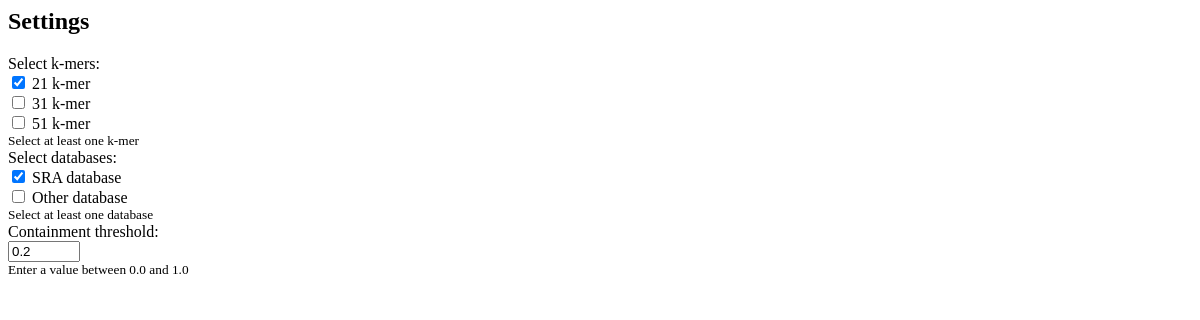
/mgw_api/settings/ (signed in), run on an earlier commit of the app's database.
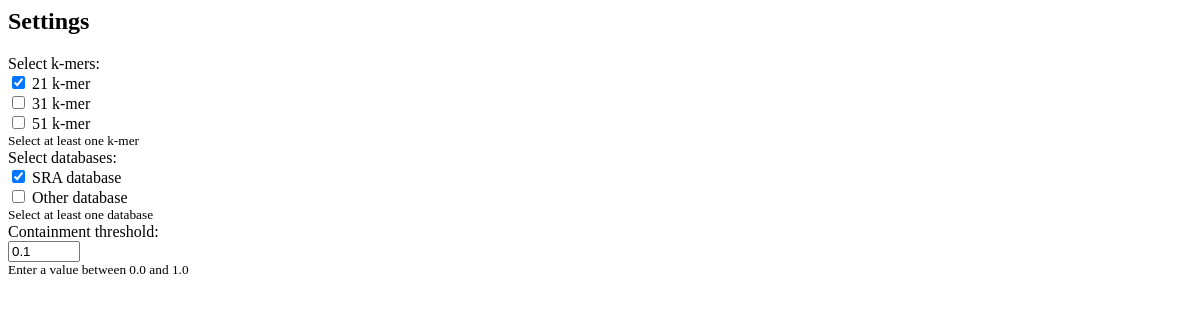
And on a later commit of the database.
### mgw_api/models.py (models this page shows, shortened)
class Settings(models.Model):
    user = models.OneToOneField(User, on_delete=models.CASCADE)
    kmer = models.JSONField(default=list, help_text="List of k-mers")
    database = models.JSONField(default=list, help_text="List of databases")
    containment = models.FloatField(default=0.10, help_text="Containment value (between 0 and 1)")

### mgw_api/views.py (the view)
# urls.py: path("settings/", views.settings, name="settings"),
@login_required
def settings(request):
    sourmash_settings, created = Settings.objects.get_or_create(user=request.user)
    if request.method == "POST":
        settings_form = SettingsForm(request.POST, instance=sourmash_settings)
        if settings_form.is_valid():
            settings_form.save()
            messages.success(request, 'Settings have been successfully saved.')
            return redirect(reverse("mgw_api:settings"))
        else:
            messages.error(request, 'Please correct the errors below.')
    else:
        initial_data = {
            'kmer': sourmash_settings.kmer if sourmash_settings.kmer else [21],
            'database': sourmash_settings.database if sourmash_settings.database else ["SRA"],
            'containment': sourmash_settings.containment if sourmash_settings.containment is not None else 0.10,
            }
        settings_form = SettingsForm(instance=sourmash_settings, initial=initial_data)
    return render(request, "mgw_api/settings.html", {"settings_form": settings_form})

### mgw_api/forms.py
class SettingsForm(forms.ModelForm):
    kmer = forms.MultipleChoiceField(
        choices=[(21, "21 k-mer"), (31, "31 k-mer"), (51, "51 k-mer")],
        widget=forms.CheckboxSelectMultiple,
        initial=[21]
    )
    database = forms.MultipleChoiceField(
        choices=[("SRA", "SRA database"), ("OTHER", "Other database")],
        widget=forms.CheckboxSelectMultiple,
        initial=["SRA"]
    )
    containment = forms.FloatField(
        widget=forms.NumberInput(attrs={"min": 0, "max": 1, "step": 0.01}),
        initial=0.10
    )
    class Meta:
        model = Settings
        fields = ["kmer", "database", "containment"]

### mgw_api/templates/mgw_api/settings.html (shortened to what this page needs)
<div class="settings-section">
    <h2>Settings</h2>
    <div class="settings-form">
        <form method="post" enctype="multipart/form-data" id="settings-form">
            <div class="form-group">
                <label for="id_kmer">Select k-mers:</label>
                <div class="options">{{ settings_form.kmer }}</div>
                <small>Select at least one k-mer</small>
            </div>
            <div class="form-group">
                <label for="id_database">Select databases:</label>
                <div class="options">{{ settings_form.database }}</div>
                <small>Select at least one database</small>
            </div>
            <div class="form-group">
                <label for="id_containment">Containment threshold:</label>
                <div class="options">{{ settings_form.containment }}</div>
                <small>Enter a value between 0.0 and 1.0</small>
            </div>
        </form>
    </div>
</div>

What changed in the data, as far as the page shows it:
changed Settings: containment "0.2" → "0.1"
